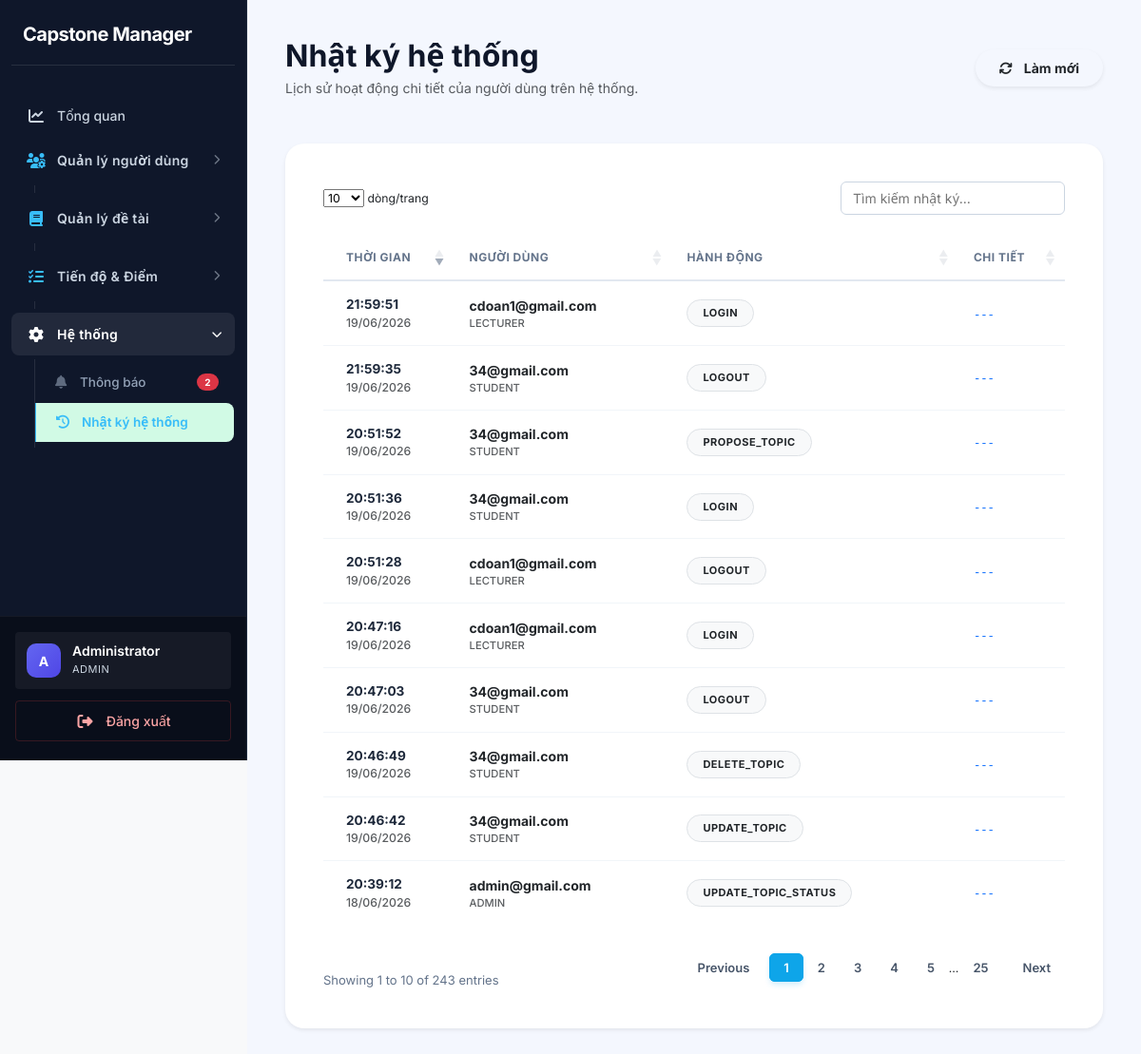
Screenshot of /index.php?page=logs (signed in) with the database file from the repository.
### tables this page shows
CREATE TABLE `system_logs` (
  `id` int(11) NOT NULL,
  `user_id` int(11) DEFAULT NULL,
  `action` text DEFAULT NULL,
  `description` text DEFAULT NULL,
  `created_at` timestamp NOT NULL DEFAULT current_timestamp(),
  `ip_address` varchar(45) DEFAULT NULL,
  `user_agent` varchar(255) DEFAULT NULL,
  `status` enum('success','failed') DEFAULT 'success'
);

CREATE TABLE `users` (
  `id` int(11) NOT NULL,
  `email` varchar(100) NOT NULL,
  `password` varchar(255) NOT NULL,
  `role` enum('admin','student','lecturer') NOT NULL DEFAULT 'student',
  `status` enum('active','locked') DEFAULT 'active',
  `created_at` timestamp NOT NULL DEFAULT current_timestamp()
);

### app/controllers/LogController.php (called while the page is built, shortened)
<?php
class LogController {
    private $logModel;
    public function __construct() {
        $this->logModel = new SystemLog();
    }
    public function index() {
        $logs = $this->logModel->getAll();
        require '../app/views/logs/index.php';
    }
}

### core/Database.php (called while the page is built)
<?php
class Database {
    private static $instance = null;
    private $conn;
    private $host = DB_HOST;
    private $dbname = DB_NAME;
    private $username = DB_USER;
    private $password = DB_PASS;
    private function __construct(){
        try{
            $this->conn = new PDO(
                "mysql:host={$this->host};dbname={$this->dbname};charset=utf8mb4",
                $this->username,
                $this->password
            );
            $this->conn->setAttribute(
                PDO::ATTR_ERRMODE,
                PDO::ERRMODE_EXCEPTION
            );
            $this->conn->setAttribute(
                PDO::ATTR_DEFAULT_FETCH_MODE,
                PDO::FETCH_ASSOC
            );
        }catch(PDOException $e){
            die("Database Error: " . $e->getMessage());
        }
    }
    public static function getInstance(){
        if(self::$instance == null){
            self::$instance = new Database();
        }
        return self::$instance;
    }
    public function getConnection(){
        return $this->conn;
    }
}

### app/models/SystemLog.php (called while the page is built, shortened)
<?php
class SystemLog {
    private $conn;
    public function __construct() {
        $this->conn = Database::getInstance()->getConnection();
    }
    public function getAll() {
        $sql = "SELECT l.*, u.email, u.role
                FROM system_logs l
                LEFT JOIN users u ON l.user_id = u.id
                ORDER BY l.created_at DESC";
        try {
            $stmt = $this->conn->query($sql);
            return $stmt ? $stmt->fetchAll(PDO::FETCH_ASSOC) : [];
        } catch (PDOException $e) {
            return [];
        }
    }
}

### app/views/logs/index.php (the view, shortened to what this page needs)
<?php require '../app/views/layouts/header.php'; ?>
<?php require '../app/views/layouts/sidebar.php'; ?>
<div class="main-content" style="padding: 40px; background-color: #f4f7fe; min-height: 100vh;">
    <div class="d-flex justify-content-between align-items-center mb-5">
        <div>
            <h2 class="fw-bold mb-1" style="color: #0f172a;">Nhật ký hệ thống</h2>
            <p class="text-muted mb-0">Lịch sử hoạt động chi tiết của người dùng trên hệ thống.</p>
        </div>
        <button onclick="window.location.reload()" class="btn btn-white shadow-sm rounded-pill px-4 fw-bold">
            <i class="fa-solid fa-arrows-rotate me-1"></i> Làm mới
        </button>
    </div>
    <div class="card border-0 shadow-sm" style="border-radius: 20px; overflow: hidden;">
        <div class="card-body p-0">
            <div class="table-responsive p-3">
                <table class="table datatable table-hover mb-0" id="systemLogTable">
                    <thead>
                        <tr class="text-muted small">
                            <th class="ps-4">THỜI GIAN</th>
                            <th>NGƯỜI DÙNG</th>
                            <th>HÀNH ĐỘNG</th>
                            <th>CHI TIẾT</th>
                        </tr>
                    </thead>
                    <tbody>
                        <?php if(!empty($logs)): ?>
                            <?php foreach($logs as $log): ?>
                                <tr>
                                    <td class="ps-4">
                                        <div class="fw-bold" style="font-size: 0.85rem;">
                                            <?= date('H:i:s', strtotime($log['created_at'])) ?>
                                        </div>
                                        <div class="text-muted small"><?= date('d/m/Y', strtotime($log['created_at'])) ?></div>
                                    </td>
                                    <td>
                                        <span class="fw-bold text-dark"><?= htmlspecialchars($log['email'] ?? 'Hệ thống') ?></span>
                                        <div class="text-muted small" style="font-size: 0.7rem;"><?= strtoupper($log['role'] ?? 'N/A') ?></div>
                                    </td>
                                    <td>
                                        <span class="badge rounded-pill px-3 py-2 bg-light text-dark border">
                                            <?= htmlspecialchars($log['action']) ?>
                                        </span>
                                    </td>
                                    <td>
                                        <code class="text-primary small"><?= htmlspecialchars($log['details'] ?? '---') ?></code>
                                    </td>
                                </tr>
                            <?php endforeach; ?>
                        <?php endif; ?>
                    </tbody>
                </table>
            </div>
        </div>
    </div>
</div>
<?php require '../app/views/layouts/footer.php'; ?>

### public/assets/css/style.css (style rules this page uses)
:root { --primary: #0f172a; --primary-hover: #1e293b; --secondary: #475569; --success: #059669; --success-light: #d1fae5; --warning: #d97706; --warning-light: #fef3c7; --danger: #dc2626; --danger-light: #fee2e2; --info: #0284c7; --info-light: #e0f2fe; --sidebar-bg: #0f172a; --sidebar-text: #cbd5e1; --sidebar-hover: #1e293b; --sidebar-w: 260px; --bg: #f8f9fa; --surface: #ffffff; --border: #cbd5e1; --border-light: #e2e8f0; --text: #0f172a; --text-muted: #475569; --text-faint: #94a3b8; --radius-sm: 4px; --radius-md: 6px; --radius-lg: 8px; --radius-xl: 8px; --radius-2xl: 12px; --shadow-sm: 0 1px 2px rgba(0, 0, 0, 0.05); --shadow-md: 0 4px 6px -1px rgba(0, 0, 0, 0.1), 0 2px 4px -1px rgba(0, 0, 0, 0.06); --shadow-lg: 0 10px 15px -3px rgba(0, 0, 0, 0.1), 0 4px 6px -2px rgba(0, 0, 0, 0.05); --shadow-hover: 0 10px 15px -3px rgba(0, 0, 0, 0.1); --font: 'Inter', system-ui, -apple-system, sans-serif; --transition: all 0.2s ease-in-out; }
*, *::before, *::after { box-sizing: border-box; margin: 0; padding: 0; }
body { font-family: var(--font); background: var(--bg); color: var(--text); font-size: 14px; line-height: 1.5; -webkit-font-smoothing: antialiased; }
.main-content { margin-left: var(--sidebar-w); min-height: 100vh; padding: 32px; background: var(--bg); }
.card, .dashboard-box, .table-container, .form-container, .detail-container, .custom-card { background: var(--surface); border-radius: var(--radius-xl); border: 1px solid var(--border-light); box-shadow: var(--shadow-sm); padding: 24px; margin-bottom: 24px; }
.table { width: 100%; border-collapse: separate; border-spacing: 0; margin: 0; font-size: 14px; }
.table thead th { font-weight: 700; text-transform: uppercase; letter-spacing: 0.5px; font-size: 12px; color: #64748b; padding: 14px 16px; background: #ffffff; border-bottom: 2px solid #e2e8f0; white-space: nowrap; border-top: none; }
.table tbody td { padding: 14px 16px; vertical-align: middle; color: #1e293b; border-bottom: 1px solid #f1f5f9; font-weight: 500; }
.table tbody tr:last-child td { border-bottom: none; }
.btn { display: inline-flex; align-items: center; justify-content: center; gap: 8px; padding: 8px 16px; font-size: 14px; font-weight: 600; border: 1px solid transparent; border-radius: 6px; cursor: pointer; transition: all 0.2s ease; line-height: 1.5; }
.badge { display: inline-flex; align-items: center; justify-content: center; padding: 6px 12px; border-radius: 100px; font-size: 11px; font-weight: 700; text-transform: uppercase; letter-spacing: 0.5px; border: none; }

### rows the page displays
system_logs: created_at "21:59:51", created_at "19/06/2026", user.email "cdoan1@gmail.com", user.role "LECTURER", action "LOGIN", details "---"
system_logs: created_at "21:59:35", created_at "19/06/2026", user.email "34@gmail.com", user.role "STUDENT", action "LOGOUT", details "---"
system_logs: created_at "20:51:52", created_at "19/06/2026", user.email "34@gmail.com", user.role "STUDENT", action "PROPOSE_TOPIC", details "---"
system_logs: created_at "20:51:36", created_at "19/06/2026", user.email "34@gmail.com", user.role "STUDENT", action "LOGIN", details "---"
system_logs: created_at "20:51:28", created_at "19/06/2026", user.email "cdoan1@gmail.com", user.role "LECTURER", action "LOGOUT", details "---"
system_logs: created_at "20:47:16", created_at "19/06/2026", user.email "cdoan1@gmail.com", user.role "LECTURER", action "LOGIN", details "---"
system_logs: created_at "20:47:03", created_at "19/06/2026", user.email "34@gmail.com", user.role "STUDENT", action "LOGOUT", details "---"
system_logs: created_at "20:46:49", created_at "19/06/2026", user.email "34@gmail.com", user.role "STUDENT", action "DELETE_TOPIC", details "---"
system_logs: created_at "20:46:42", created_at "19/06/2026", user.email "34@gmail.com", user.role "STUDENT", action "UPDATE_TOPIC", details "---"
system_logs: created_at "20:39:12", created_at "18/06/2026", user.email "admin@gmail.com", user.role "ADMIN", action "UPDATE_TOPIC_STATUS", details "---"

### other values shown
$unreadNotifCount "2"
$avatarChar "A"
$displayName "Administrator"
$_SESSION['user']['role'] "ADMIN"
